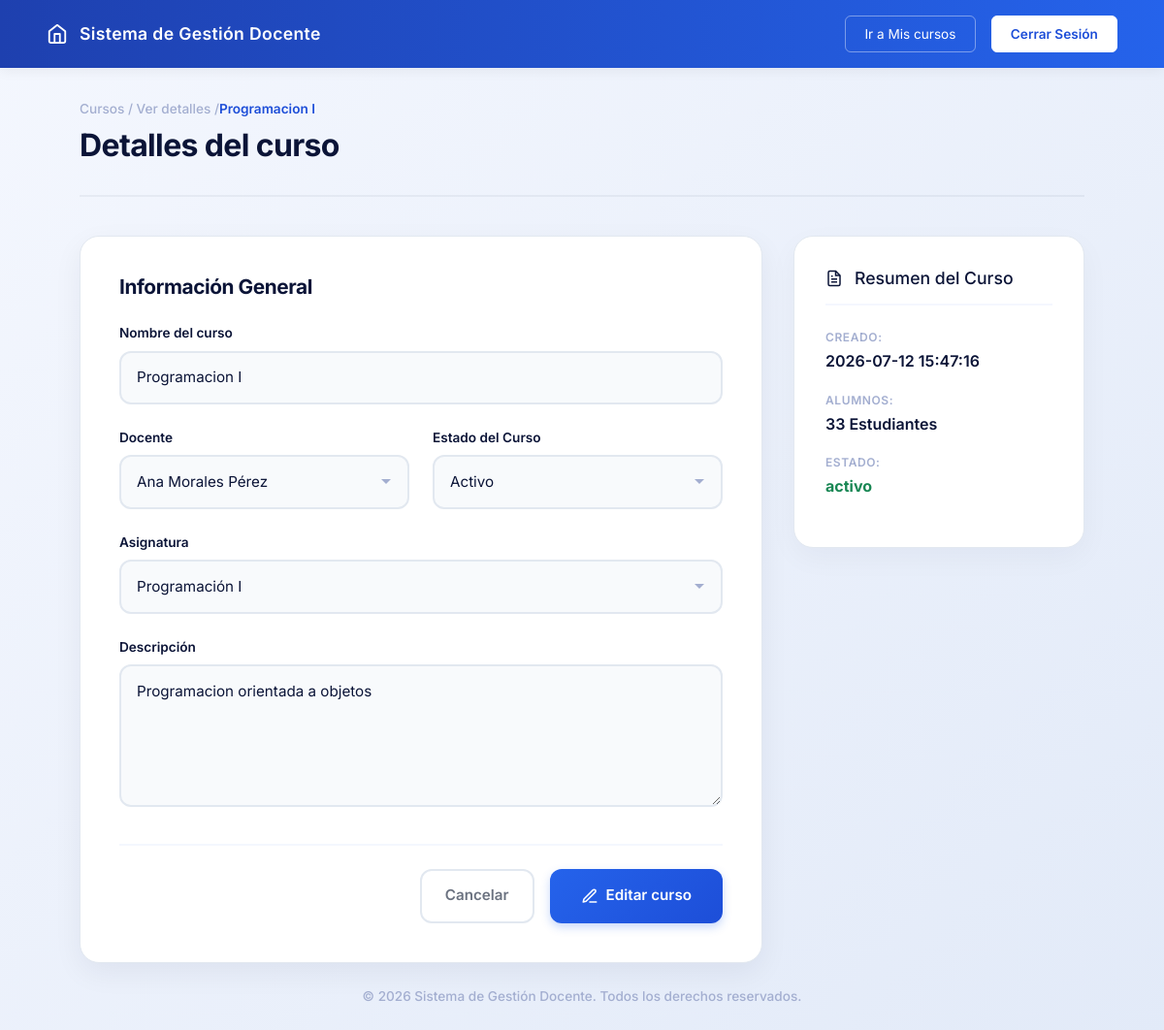
/cursos?accion=buscar&id_curso=6 (signed in), run on the app's committed database.
### tables this page shows
CREATE TABLE cursos (
    id_curso INT(11) NOT NULL AUTO_INCREMENT,
    id_docente INT(11) NOT NULL,
    id_asignatura INT(11) NOT NULL,
    paralelo VARCHAR(10) NOT NULL,
    nombre VARCHAR(100) NOT NULL,
    horario VARCHAR(100) NOT NULL,
    descripcion VARCHAR(200) NOT NULL,
    cantidad_alumnos INT(11) NOT NULL DEFAULT 0,
    fecha_modificacion TIMESTAMP NOT NULL DEFAULT CURRENT_TIMESTAMP,
    fecha_creacion TIMESTAMP NOT NULL DEFAULT CURRENT_TIMESTAMP,
    estado ENUM('activo','inactivo') NOT NULL DEFAULT 'activo',

    PRIMARY KEY(id_curso),

    CONSTRAINT fk_curso_docente
        FOREIGN KEY(id_docente)
        REFERENCES docentes(id_docente),

    CONSTRAINT fk_curso_asignatura
        FOREIGN KEY(id_asignatura)
        REFERENCES asignaturas(id_asignatura)

);

CREATE TABLE docentes (
    id_docente INT(11) NOT NULL AUTO_INCREMENT,
    cedula VARCHAR(10) NOT NULL,
    primer_nombre VARCHAR(100) NOT NULL,
    segundo_nombre VARCHAR(100) DEFAULT NULL,
    primer_apellido VARCHAR(100) NOT NULL,
    segundo_apellido VARCHAR(100) DEFAULT NULL,
    especialidad VARCHAR(100) NOT NULL,
    fecha_modificacion TIMESTAMP NOT NULL DEFAULT CURRENT_TIMESTAMP,
    fecha_creacion TIMESTAMP NOT NULL DEFAULT CURRENT_TIMESTAMP,
    estado ENUM('activo','inactivo') NOT NULL DEFAULT 'activo',

    PRIMARY KEY(id_docente),
    UNIQUE KEY uk_docente_cedula(cedula)
);

CREATE TABLE asignaturas (
    id_asignatura INT(11) NOT NULL AUTO_INCREMENT,
    codigo VARCHAR(20) NOT NULL,
    nombre VARCHAR(100) NOT NULL,
    semestre ENUM(
        'Primer',
        'Segundo',
        'Tercero',
        'Cuarto',
        'Quinto',
        'Sexto',
        'Septimo',
        'Octavo',
        'Noveno',
        'Decimo'
    ) NOT NULL,
    creditos INT(2) NOT NULL,
    fecha_modificacion TIMESTAMP NOT NULL DEFAULT CURRENT_TIMESTAMP,
    fecha_creacion TIMESTAMP NOT NULL DEFAULT CURRENT_TIMESTAMP,
    estado ENUM('activo','inactivo') NOT NULL DEFAULT 'activo',

    PRIMARY KEY(id_asignatura),
    UNIQUE KEY uk_asignatura_codigo(codigo)
);

### config/Conexion.php (called while the page is built)
<?php
class Conexion
{
    private static $conexion = null;
    public static function conectar()
    {
        if (self::$conexion == null) {
            try {
                self::$conexion = new PDO(
                    "mysql:host=localhost;port=3306;dbname=gestion_docentes_db;charset=utf8",
                    "root",
                    ""
                );
                self::$conexion->setAttribute(
                    PDO::ATTR_ERRMODE,
                    PDO::ERRMODE_EXCEPTION
                );
                self::$conexion->setAttribute(
                    PDO::ATTR_DEFAULT_FETCH_MODE,
                    PDO::FETCH_ASSOC
                );
            } catch (PDOException $e) {
                die("Error de conexión: " . $e->getMessage());
            }
        }
        return self::$conexion;
    }
}

### app/modelos/CursoModelo.php (called while the page is built, shortened)
<?php
require_once 'config/Conexion.php';
class CursoModelo
{
    private $conexion;
    public function __construct()
    {
        $this->conexion = Conexion::conectar();
    }
    public function buscarPorId($id_curso)
    {
        $sql = 'SELECT `id_curso`, `id_docente`, `id_asignatura`, `nombre`, `descripcion`, `paralelo`, `horario`, `cantidad_alumnos`, `fecha_creacion`, `fecha_modificacion`, `estado`
              FROM `cursos`
              WHERE id_curso = :id_curso';
          $stmt = $this->conexion->prepare($sql);
          $stmt->execute([
              "id_curso" => $id_curso
          ]);
          return $stmt->fetch(PDO::FETCH_ASSOC);
    }
}

### app/modelos/DocenteModelo.php (called while the page is built, shortened)
<?php
require_once 'config/Conexion.php';
class DocenteModelo
{
    private $conexion;
    public function __construct()
    {
        $this->conexion = Conexion::conectar();
    }
    public function listar()
    {
        $sql = "SELECT id_docente, cedula, primer_nombre, segundo_nombre, primer_apellido, segundo_apellido, fecha_creacion, especialidad, estado
                FROM docentes
                ORDER BY id_docente DESC";
        $stmt = $this->conexion->query($sql);
        return $stmt->fetchAll(PDO::FETCH_ASSOC);
    }
}

### app/modelos/AsignaturaModelo.php (called while the page is built, shortened)
<?php
require_once 'config/Conexion.php';
class AsignaturaModelo
{
    private $conexion;
    public function __construct()
    {
        $this->conexion = Conexion::conectar();
    }
    public function listar()
    {
        $sql = "SELECT
                    id_asignatura,
                    codigo,
                    nombre,
                    semestre,
                    creditos,
                    fecha_creacion,
                    estado
                FROM asignaturas
                ORDER BY id_asignatura DESC";
        $stmt = $this->conexion->query($sql);
        return $stmt->fetchAll(PDO::FETCH_ASSOC);
    }
}

### app/vistas/curso/curso_detalle.php (the view, shortened to what this page needs)
<?php
require_once __DIR__."/../layout/header.php"
?>
    <main class="main-container content-align-top">
        <div class="breadcrumb">Cursos / Ver detalles / <span class="active"><?php echo htmlspecialchars($curso['nombre']); ?></span></div>
        <header class="section-header">
            <h1 class="page-title">Detalles del curso</h1>
        </header>
        <div class="details-layout">
            <div class="form-section">
                <div class="section-card">
                    <h2 class="section-title">Información General</h2>
                    <form action="/gestion-docentes-web/cursos?accion=actualizar" method="POST" class="details-form">
                        <div class="form-group">
                            <label>Nombre del curso</label>
                            <input readonly type="text" value="<?php echo htmlspecialchars($curso['nombre']); ?>" class="form-input" name="nombre" id="nombre">
                        </div>
                        <div class="grid-2">
                            <div class="form-group">
                                <label>Docente</label>
                                <select disabled class="form-input" name="id_docente" id="id_docente">
                                    <?php foreach ($docentes as $docente):
                                        $id_curso = htmlspecialchars($curso["id_docente"]);
                                        $id_docente = htmlspecialchars($docente["id_docente"]);
                                        $docente_nombre_completo = htmlspecialchars($docente["primer_nombre"])." ".htmlspecialchars($docente["primer_apellido"])." ".htmlspecialchars($docente["segundo_apellido"]);
                                    ?>
                                        <option <?php if(strcmp($id_curso, $id_docente) == 0) echo "selected"; ?> value="<?= $id_docente ?>"><?= $docente_nombre_completo ?></option>
                                    <?php endforeach; ?>
                                </select>
                            </div>
                            <div class="form-group">
                                <label>Estado del Curso</label>
                                <select disabled class="form-input" name="estado" id="estado">
                                    <?php
                                        $estado = $curso['estado'];
                                    ?>
                                    <option <?php if(strcmp($estado, "activo") == 0) echo "selected"; ?> value="activo">Activo</option>
                                </select>
                            </div>
                        </div>
                        <div class="form-group">
                            <label>Asignatura</label>
                            <select disabled class="form-input" name="id_asignatura" id="id_asignatura">
                                    <?php foreach ($asignaturas as $asignatura):
                                        $id_curso = htmlspecialchars($curso["id_asignatura"]);
                                        $id_asignatura = htmlspecialchars($asignatura["id_asignatura"]);
                                    ?>
                                        <option <?php if(strcmp($id_curso, $id_asignatura) == 0) echo "selected"; ?> value="<?= $id_asignatura ?>"><?= htmlspecialchars($asignatura["nombre"]) ?></option>
                                    <?php endforeach; ?>
                            </select>
                        </div>
                        <div class="form-group">
                            <label>Descripción</label>
                            <textarea readonly class="form-input" rows="5" name="descripcion" id="descripcion"><?php echo htmlspecialchars($curso['descripcion']); ?></textarea>
                        </div>
                        <div class="form-actions-bar">
                            <a href="/gestion-docentes-web/cursos" class="btn-cancel">Cancelar</a>
                            <?php
                                if(strcmp($_SESSION["usuario"]["rol"], "administrador") == 0):
                                    echo '<button type="submit" class="btn-save" id="editar-curso" >
                                        <svg width="18" height="18" viewBox="0 0 24 24" fill="none" stroke="currentColor" stroke-width="2" stroke-linecap="round" stroke-linejoin="round">
                                            <path d="M12 20h9"/>
                                            <path d="M16.5 3.5a2.12 2.12 0 1 1 3 3L7 19l-4 1 1-4 12.5-12.5z"/>
                                        </svg>
                                        Editar curso
                                    </button>';
                                endif;
                            ?>
                        </div>
                    </form>
                </div>
            </div>
            <aside class="info-sidebar">
                <div class="card-sidebar">
                    <h3 class="sidebar-title">
                        <svg width="18" height="18" viewBox="0 0 24 24" fill="none" stroke="currentColor" stroke-width="2"><path d="M14 2H6a2 2 0 0 0-2 2v16a2 2 0 0 0 2 2h12a2 2 0 0 0 2-2V8z"/><path d="M14 2v6h6M16 13H8M16 17H8M10 9H8"/></svg>
                        Resumen del Curso
                    </h3>
                    <div class="meta-group">
                        <span class="meta-label">Creado:</span>
                        <span class="meta-value"><?php echo htmlspecialchars($curso['fecha_creacion']); ?></span>
                    </div>
                    <div class="meta-group">
                        <span class="meta-label">Alumnos:</span>
                        <span class="meta-value"><?php echo htmlspecialchars($curso['cantidad_alumnos']); ?> Estudiantes</span>
                    </div>
                    <div class="meta-group">
                        <span class="meta-label">Estado:</span>
                        <strong class="text-<?php if (strcmp($estado, "activo") == 0) {
                            echo "success";
                        }
                        else {
                            echo "danger";
                        }
                        ?>"><?php echo htmlspecialchars($curso['estado']); ?></strong>
                    </div>
                </div>
            </aside>
        </div>
    </main>
    <div class="toast-container position-fixed bottom-0 end-0 p-3">
    </div>
<?php require_once __DIR__."/../layout/footer.php" ?>

### public/css/style.css (style rules this page uses)
:root { --bg-gradient-start: #F4F7FE; --bg-gradient-end: #E2EAF8; --text-dark: #0B1437; --text-gray: #A3AED0; --card-bg: #FFFFFF; --border-color: #E2E8F0; --c-blue-light: #E1E9F8; --c-blue-main: #4361EE; --c-primary-light: #4A85F6; --c-primary-main: #1D4ED8; --c-teal-light: #D1FAE5; --c-teal-main: #10B981; --c-purple-light: #EDE9FE; --c-purple-main: #8B5CF6; --c-orange-light: #fef5e9; --c-orange-main: #f6975c; }
* { margin: 0; padding: 0; box-sizing: border-box; font-family: 'Inter', sans-serif; }
.home-body { background: linear-gradient(135deg, var(--bg-gradient-start) 0%, var(--bg-gradient-end) 100%); min-height: 100vh; display: flex; flex-direction: column; position: relative; }
.main-container { flex: 1; width: 100%; max-width: 1100px; margin: 0 auto; padding: 0 2rem; position: relative; z-index: 10; display: flex; flex-direction: column; justify-content: center; }
.content-align-top { justify-content: flex-start !important; padding-top: 2rem !important; }
.breadcrumb { color: var(--text-gray); font-size: 0.85rem; margin-bottom: 0.5rem; font-weight: 500; }
.breadcrumb .active { color: var(--c-primary-main); font-weight: 600; }
.section-header { display: flex; justify-content: space-between; align-items: flex-end; margin-bottom: 2.5rem; border-bottom: 2px solid rgba(11, 20, 55, 0.05); padding-bottom: 1.5rem; }
.page-title { font-size: 2rem; font-weight: 700; color: var(--text-dark); letter-spacing: -0.02em; }
.details-layout { display: grid; grid-template-columns: 1fr 300px; gap: 2rem; align-items: start; }
.form-section { width: 100%; }
.section-card { background: #FFFFFF; border-radius: 20px; padding: 2.5rem; box-shadow: 0 10px 30px rgba(11, 20, 55, 0.06); border: 1px solid var(--border-color); }
.section-title { font-size: 1.3rem; font-weight: 700; color: var(--text-dark); margin-bottom: 1.5rem; letter-spacing: -0.02em; }
.grid-2 { display: grid; grid-template-columns: 1fr 1fr; gap: 1.5rem; }
.form-group { margin-bottom: 1.5rem; }
.form-group label { display: block; font-size: 0.85rem; font-weight: 600; color: var(--text-dark); margin-bottom: 0.5rem; }
.form-input { width: 100%; padding: 0.9rem 1rem; font-size: 0.95rem; font-family: 'Inter', sans-serif; color: var(--text-dark); background-color: #F8FAFC; border: 2px solid var(--border-color); border-radius: 12px; transition: all 0.3s ease; outline: none; }
.form-input::placeholder { color: var(--text-gray); font-weight: 400; }
textarea.form-input { resize: vertical; min-height: 120px; }
select.form-input { appearance: none; background-repeat: no-repeat; background-position: right 1rem center; padding-right: 2.5rem; cursor: pointer; }
select.form-input option { padding: 0.5rem; }
.form-actions-bar { display: flex; justify-content: flex-end; gap: 1rem; margin-top: 2rem; padding-top: 1.5rem; border-top: 2px solid var(--bg-gradient-start); }
.btn-save { background: linear-gradient(135deg, #2563EB 0%, #1D4ED8 100%); color: white; padding: 0.9rem 2rem; border-radius: 12px; border: none; font-weight: 600; font-size: 0.95rem; display: inline-flex; align-items: center; gap: 0.5rem; cursor: pointer; transition: all 0.3s ease; box-shadow: 0 4px 10px rgba(37, 99, 235, 0.25); }
.btn-save svg { flex-shrink: 0; }
.btn-cancel { background: transparent; color: #6B7280; padding: 0.9rem 1.5rem; border-radius: 12px; text-decoration: none; font-weight: 600; font-size: 0.95rem; border: 2px solid var(--border-color); transition: all 0.3s ease; }
.info-sidebar { width: 100%; }
.card-sidebar { background: #FFFFFF; border: 1px solid var(--border-color); border-radius: 20px; padding: 2rem; box-shadow: 0 10px 30px rgba(11, 20, 55, 0.04); }
.sidebar-title { font-size: 1.1rem; color: var(--text-dark); display: flex; align-items: center; gap: 0.75rem; margin-bottom: 1.5rem; padding-bottom: 1rem; border-bottom: 2px solid var(--bg-gradient-start); }
.sidebar-title svg { flex-shrink: 0; }
.meta-group { display: flex; flex-direction: column; margin-bottom: 1.2rem; }
.meta-label { font-size: 0.75rem; text-transform: uppercase; color: var(--text-gray); letter-spacing: 0.05em; font-weight: 600; margin-bottom: 0.2rem; }
.meta-value { font-size: 1rem; font-weight: 600; color: var(--text-dark); }

### data on the page
cursos: nombre "Programacion I", id_docente "Ana Morales Pérez", estado "Activo", id_asignatura "Programación I", descripcion "Programacion orientada a objetos", fecha_creacion "2026-07-12 15:47:16", cantidad_alumnos "33", estado "activo"

### other printed values
$menu["nombre"] "Mis cursos"
